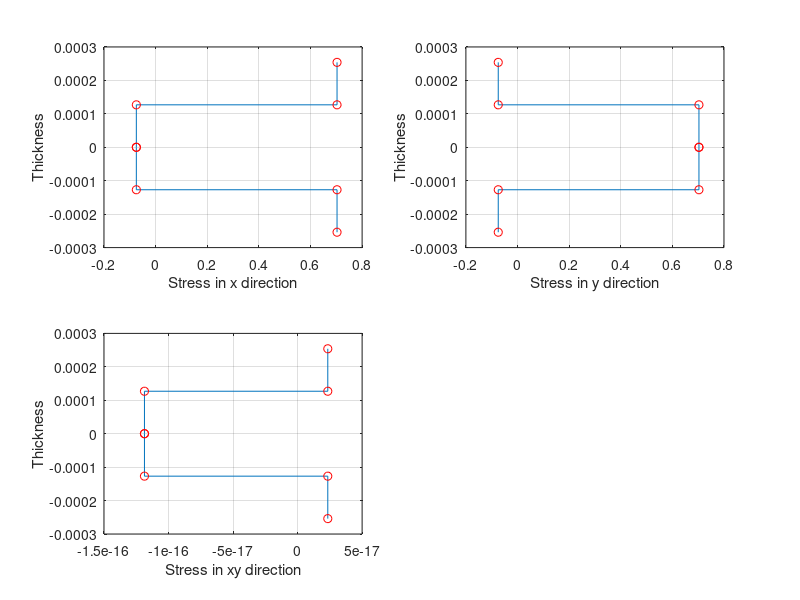

MATLAB code to generate this figure:
clc
clear
close all

%-----------------------------------------------

% h = 0.125e-3*4;
h = 0.127e-3*4;


% E11 = 181e9;
% E22 = 10.273e9;
% G12 = 7.17e9;
% v12 = 0.28;

E11 = 147e9;
E22 = 9e9;
G12 = 3.3e9;
v12 = 0.31;

% E11 = 369e9;
% E22 = E11/10;
% G12 = 0.5*E22;
% v12 = 0.3;

v21 = (E22/E11)*v12;
%-----------------------------------------------

Q11 = E11/(1-v12*v21);
Q22 = E22/(1-v12*v21);
Q12 = v12*E22/(1-v12*v21);
Q66 = G12;

Q = [Q11 Q12 0; Q12 Q22 0; 0 0 Q66];

%material invariants
U1 = (3*Q11+3*Q22+2*Q12+4*Q66)/8;
U2 = (Q11-Q22)/2;
U3 = (Q11+Q22-2*Q12-4*Q66)/8;
U4 = (Q11+Q22+6*Q12-4*Q66)/8;
U5 = (U1-U4)/2;

%sysmetric laminate fiber angles
theta = [0 90 90 0];
% theta = [90 90 90 90];
% theta = [30 -30 -30 30];
% theta = [45 45 45 45];
% theta = [45 -45 -45 45];
% theta = [10 10 10 10];
theta = (theta*pi)./180;

c2 = cos(2.*theta);
c4 = cos(4.*theta);
s2 = sin(2.*theta);
s4 = sin(4.*theta);

N = length(theta); %number of lamina

Q_xy = zeros(N, 3, 3); %stiffness matrix for each lamina

for j=1:N
    Q_xy(j,1,1) = U1 + U2*c2(j) + U3*c4(j); %Q11_xy
    
    Q_xy(j,1,2) = U4 - U3*c4(j);            %Q12_xy
    Q_xy(j,2,1) = Q_xy(j,1,2);
    
    Q_xy(j,2,2) = U1 - U2*c2(j) + U3*c4(j); %Q22_xy
    
    Q_xy(j,1,3) = 0.5*U2*s2(j) + U3*s4(j);  %Q16_xy
    Q_xy(j,3,1) = Q_xy(j,1,3);
    
    Q_xy(j,2,3) = 0.5*U2*s2(j) - U3*s4(j);  %Q26_xy
    Q_xy(j,3,2) = Q_xy(j,2,3);
    
    Q_xy(j,3,3) = U5 - U3*c4(j);            %Q66_xy
end
t = h/N;

A = zeros(3,3); %laminate bending matrix
for j=1:N
    z2 = ( -N/2 + j )*t;
    z1 = z2 - t;
    A = A + squeeze(Q_xy(j,:,:)) .* ( z2 - z1 );
end

B = zeros(3,3); %laminate bending matrix
for j=1:N
    z2 = ( -N/2 + j )*t;
    z1 = z2 - t;
    B = B + squeeze(Q_xy(j,:,:)) .* ( z2^2 - z1^2 );
end
B = (1/2)*B;

D = zeros(3,3); %laminate bending matrix
t = h/N;
for j=1:N
    z2 = ( -N/2 + j )*t;
    z1 = z2 - t;
    D = D + squeeze(Q_xy(j,:,:)) .* ( z2^3 - z1^3 );
end
D = (1/3)*D;

display(A);
display(B);
display(D);

% Ns=[0.1 0.1 .05]';
% Ns = [0.1 0 0]';
Ns = [1 0 0]';

strain = D \ Ns;


for i=1:N
    c=cos(theta(i));s=sin(theta(i));
    Ts=[c^2 s^2 s*c;s^2 c^2 -c*s;-2*s*c 2*s*c c^2-s^2];
    str(:,i) = Ts * strain;             % Local coordinate plots
%     str(:,i) = Ts \ Q*Ts*strain;
end

zco=0:t/2:h;
k=1;

for i=1:N
    z2 = ( -N/2 + i )*t;
    z1 = z2 - t;
    zc(k)       = z1;           zc(k+1)     = z2;
    strx(k)     = str(1,i);     strx(k+1)   = str(1,i);
    stry(k)     = str(2,i);     stry(k+1)   = str(2,i);
    strxy(k)    = str(3,i);     strxy(k+1)  = str(3,i);
    k=k+2;
end
figure
subplot(2,2,1);
plot(strx,zc)
hold on
plot(strx,zc,'ro')
xlabel('Stress in x direction')
ylabel('Thickness')
grid on;

subplot(2,2,2);
plot(stry,zc)
hold on
plot(stry,zc,'ro')
xlabel('Stress in y direction')
ylabel('Thickness')
grid on;

subplot(2,2,3);
plot(strxy,zc)
hold on
plot(strxy,zc,'ro')
xlabel('Stress in xy direction')
ylabel('Thickness')
grid on;
